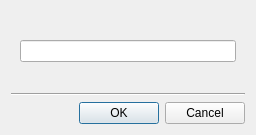
<?xml version="1.0" encoding="UTF-8"?>
<ui version="4.0">
 <class>InputDialog</class>
 <widget class="QDialog" name="InputDialog">
  <property name="geometry">
   <rect>
    <x>0</x>
    <y>0</y>
    <width>256</width>
    <height>135</height>
   </rect>
  </property>
  <property name="windowTitle">
   <string/>
  </property>
  <property name="modal">
   <bool>true</bool>
  </property>
  <layout class="QVBoxLayout" name="verticalLayout_2">
   <item>
    <widget class="QWidget" name="widget" native="true">
     <layout class="QVBoxLayout" name="verticalLayout">
      <item>
       <widget class="QLabel" name="captionLabel">
        <property name="text">
         <string/>
        </property>
       </widget>
      </item>
      <item>
       <widget class="QLineEdit" name="valueLineEdit"/>
      </item>
      <item>
       <widget class="QnWordWrappedLabel" name="errorLabel" native="true"/>
      </item>
     </layout>
    </widget>
   </item>
   <item>
    <spacer name="verticalSpacer">
     <property name="orientation">
      <enum>Qt::Vertical</enum>
     </property>
     <property name="sizeHint" stdset="0">
      <size>
       <width>20</width>
       <height>40</height>
      </size>
     </property>
    </spacer>
   </item>
   <item>
    <widget class="Line" name="line">
     <property name="orientation">
      <enum>Qt::Horizontal</enum>
     </property>
    </widget>
   </item>
   <item>
    <widget class="QDialogButtonBox" name="buttonBox">
     <property name="orientation">
      <enum>Qt::Horizontal</enum>
     </property>
     <property name="standardButtons">
      <set>QDialogButtonBox::Cancel|QDialogButtonBox::Ok</set>
     </property>
    </widget>
   </item>
  </layout>
 </widget>
 <customwidgets>
  <customwidget>
   <class>QnWordWrappedLabel</class>
   <extends>QWidget</extends>
   <header location="global">ui/widgets/word_wrapped_label.h</header>
   <container>1</container>
  </customwidget>
 </customwidgets>
 <resources/>
 <connections/>
</ui>
